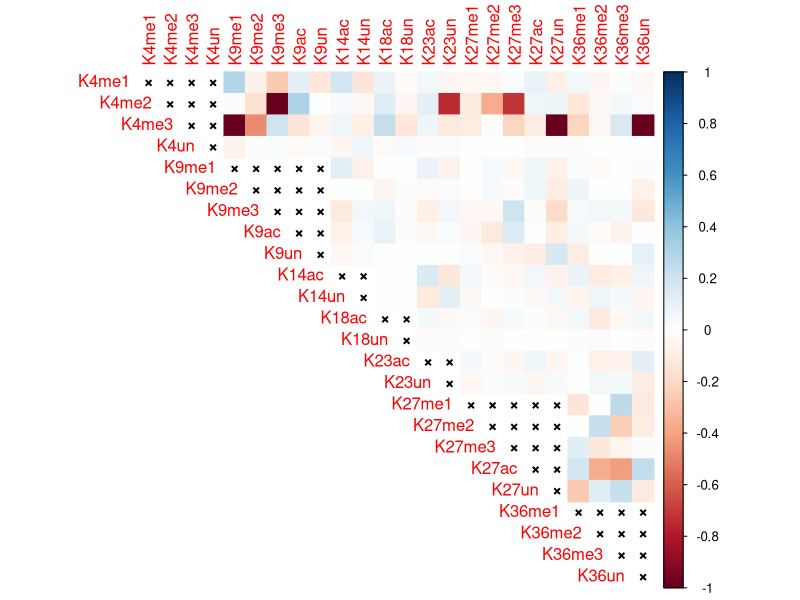
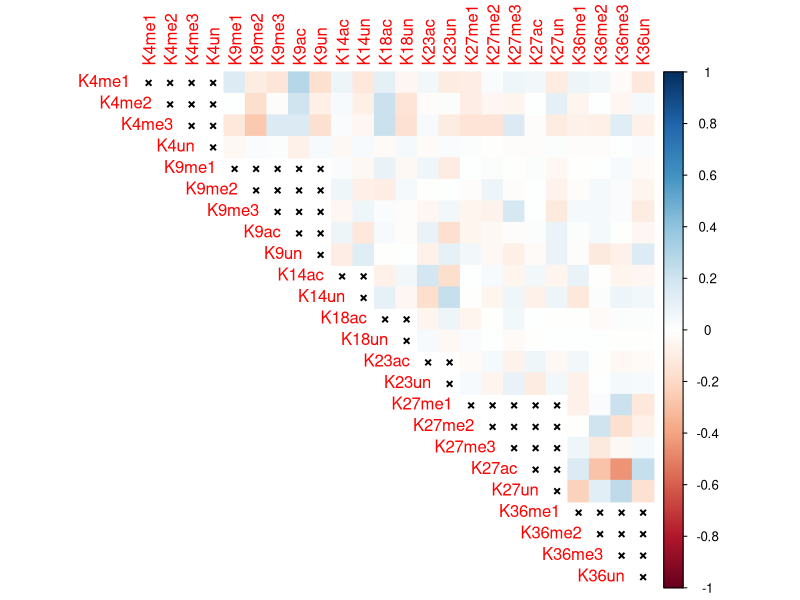
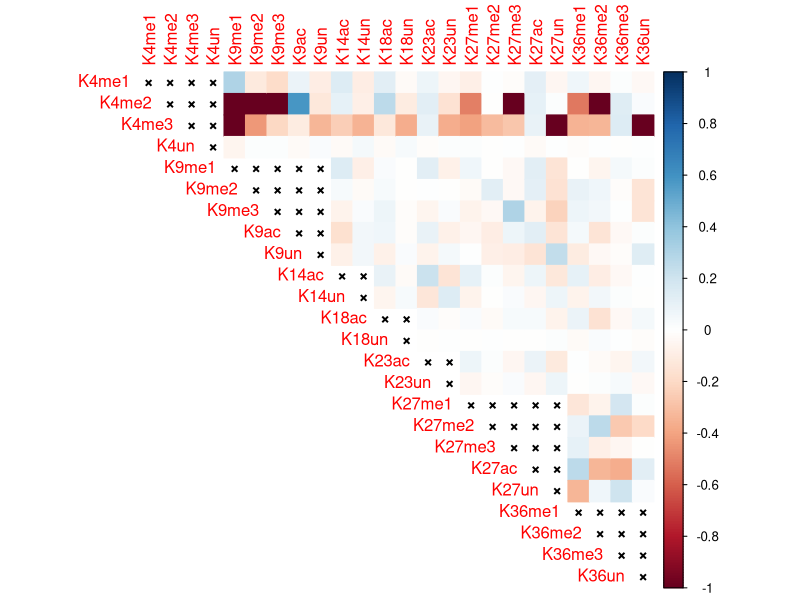
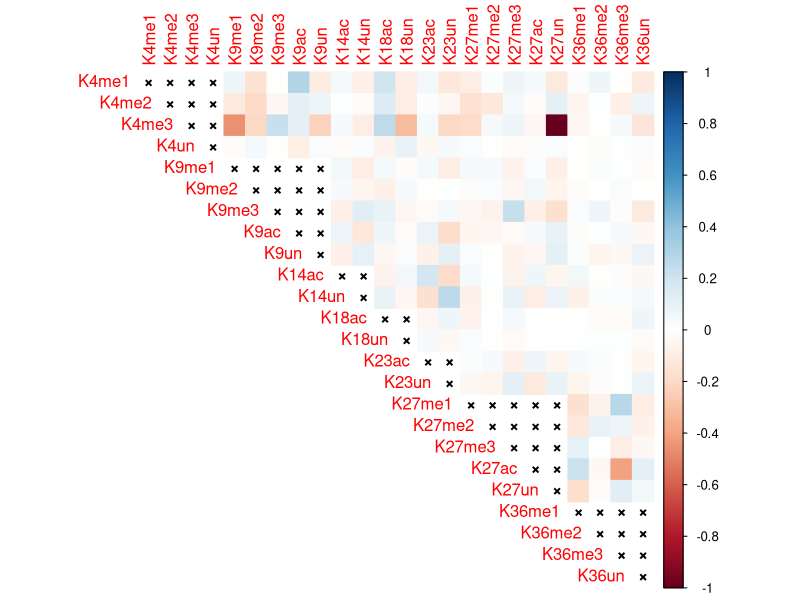
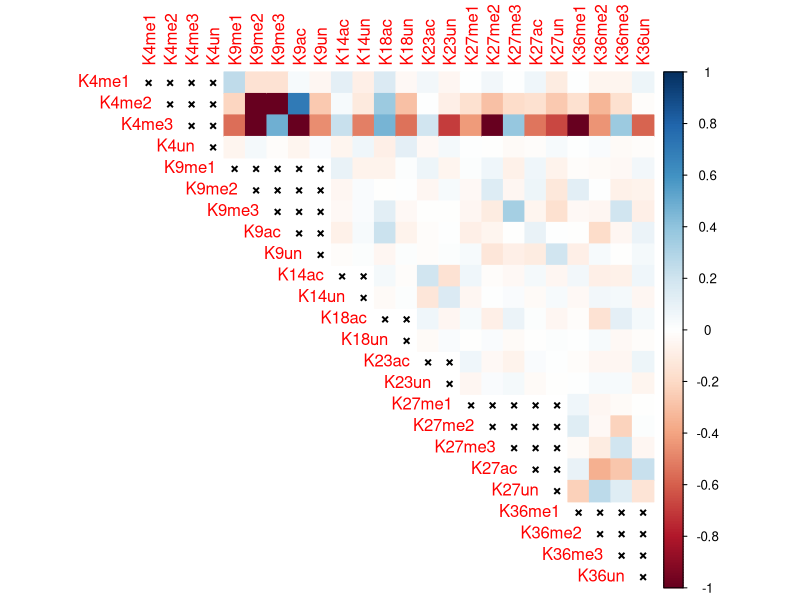
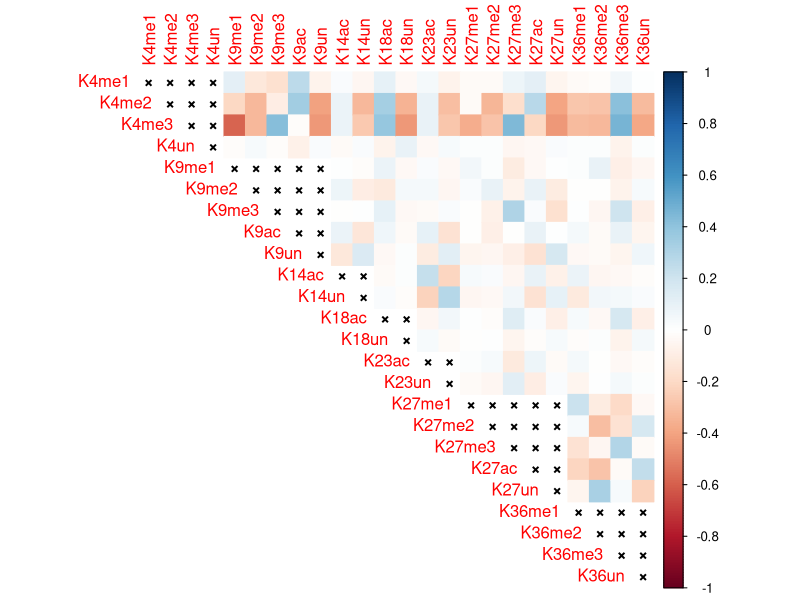

Write R code to recreate these figures, in order.

# load packages -----------------------------------------------------------

library(readxl)
library(corrplot)
library(RColorBrewer)


# read files --------------------------------------------------------------

H31_ctrl <- read_excel("data/interplay/matrix_all.xlsx", 
                         sheet = "H31 ctrl matrix", col_names = FALSE)


H31_but <- read_excel("data/interplay/matrix_all.xlsx",
                         sheet = "H31 but matrix", col_names = FALSE)


H32_ctrl <- read_excel("data/interplay/matrix_all.xlsx", 
                       sheet = "H32 ctrl matrix", col_names = FALSE)


H32_but <- read_excel("data/interplay/matrix_all.xlsx", 
                      sheet = "H32 but matrix", col_names = FALSE)


H33_ctrl <- read_excel("data/interplay/matrix_all.xlsx", 
                       sheet = "H33 ctrl matrix", col_names = FALSE)


H33_but <- read_excel("data/interplay/matrix_all.xlsx", 
                      sheet = "H33 but matrix", col_names = FALSE)


# convert df to matrix ----------------------------------------------------

H31_ctrl <- as.matrix(H31_ctrl)
H31_but <- as.matrix(H31_but)

H32_ctrl <- as.matrix(H32_ctrl)
H32_but <- as.matrix(H32_but)

H33_ctrl <- as.matrix(H33_ctrl)
H33_but <- as.matrix(H33_but)




# vector of PTM names for row and col names -------------------------------

groupnames <- c("K4me1",
                "K4me2",
                "K4me3",
                "K4un",
                "K9me1",
                "K9me2",
                "K9me3",
                "K9ac",
                "K9un",
                "K14ac",
                "K14un",
                "K18ac",
                "K18un",
                "K23ac",
                "K23un",
                "K27me1",
                "K27me2",
                "K27me3",
                "K27ac",
                "K27un",
                "K36me1",
                "K36me2",
                "K36me3",
                "K36un"
                )



# H31 interplay plots -----------------------------------------------------

rownames(H31_ctrl) <- groupnames
colnames(H31_ctrl) <- groupnames

corrplot(H31_ctrl,
         method = 'color',
         # col = brewer.pal(n = 11, name = "RdBu"),
         type = "upper",
         na.label = "×"
         )


rownames(H31_but) <- groupnames
colnames(H31_but) <- groupnames

corrplot(H31_but,
         method = 'color',
         # col = brewer.pal(n = 11, name = "RdBu"),
         type = "upper",
         na.label = "×"
         )



# H32 interplay plots -----------------------------------------------------

rownames(H32_ctrl) <- groupnames
colnames(H32_ctrl) <- groupnames

corrplot(H32_ctrl,
         method = 'color',
         # col = brewer.pal(n = 11, name = "RdBu"),
         type = "upper",
         na.label = "×"
         )


rownames(H32_but) <- groupnames
colnames(H32_but) <- groupnames

corrplot(H32_but,
         method = 'color',
         # col = brewer.pal(n = 11, name = "RdBu"),
         type = "upper",
         na.label = "×"
         )



# H33 interplay plots -----------------------------------------------------

rownames(H33_ctrl) <- groupnames
colnames(H33_ctrl) <- groupnames

corrplot(H33_ctrl,
         method = 'color',
         # col = brewer.pal(n = 11, name = "RdBu"),
         type = "upper",
         na.label = "×"
         )


rownames(H33_but) <- groupnames
colnames(H33_but) <- groupnames

corrplot(H33_but,
         method = 'color',
         # col = brewer.pal(n = 11, name = "RdBu"),
         type = "upper",
         na.label = "×"
         )

